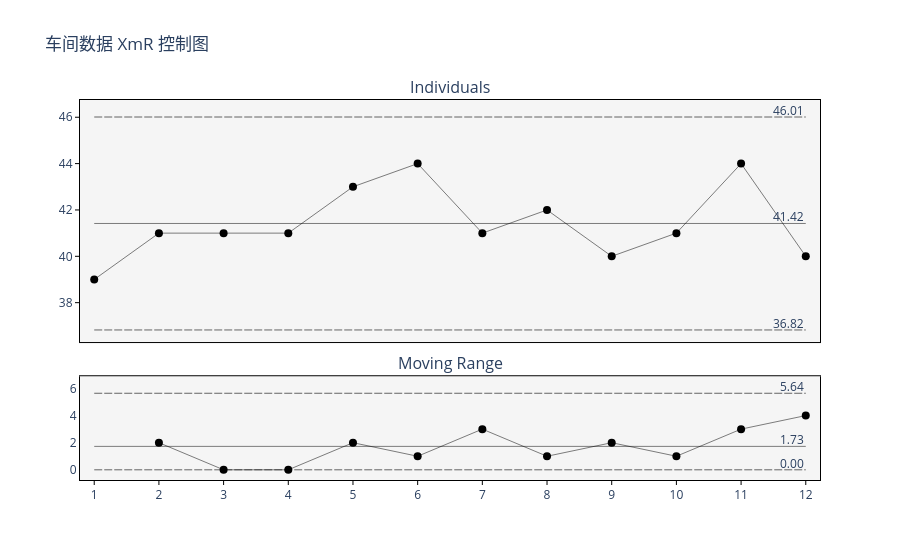

Notebook code cell kept with this figure:
### Code cell
# 3. 绘制 Plotly 交互式图表
fig = plot_control_chart(df, chart_type=ChartType.XMR, title="车间数据 XmR 控制图")

# 4. 直接在 Jupyter 单元格下方渲染展示图表
fig.show()

### Figure 1 — Plotly figure (JSON) as saved in the notebook; plotly's stock layout.template omitted (floating-point values rounded to 4 significant figures)
{"data": [{"customdata": [1, 2, 3, 4, 5, 6, 7, 8, 9, 10, 11, 12], "hovertemplate": "Label: %{customdata}<br>Value: %{y}<br>%{text}<extra></extra>", "line": {"color": "rgba(0, 0, 0, 0.5)", "width": 1}, "marker": {"color": ["black", "black", "black", "black", "black", "black", "black", "black", "black", "black", "black", "black"], "line": {"width": 0}, "size": 8, "symbol": ["circle", "circle", "circle", "circle", "circle", "circle", "circle", "circle", "circle", "circle", "circle", "circle"]}, "mode": "lines+markers", "name": "Value", "text": ["", "", "", "", "", "", "", "", "", "", "", ""], "type": "scatter", "x": [0, 1, 2, 3, 4, 5, 6, 7, 8, 9, 10, 11], "xaxis": "x", "y": [39, 41, 41, 41, 43, 44, 41, 42, 40, 41, 44, 40], "yaxis": "y"}, {"customdata": ["CL", "CL", "CL", "CL", "CL", "CL", "CL", "CL", "CL", "CL", "CL", "CL", "CL", "CL", "CL", "CL", "CL", "CL", "CL", "CL", "CL", "CL", "CL", "CL"], "hovertemplate": "%{customdata}: %{y}<extra></extra>", "legendgroup": "CL", "line": {"color": "rgba(0, 0, 0, 0.5)", "shape": "linear", "width": 1}, "mode": "lines", "name": "CL", "showlegend": true, "type": "scatter", "x": [0, 0.5, 0.5, 1.5, 1.5, 2.5, 2.5, 3.5, 3.5, 4.5, 4.5, 5.5, 5.5, 6.5, 6.5, 7.5, 7.5, 8.5, 8.5, 9.5, 9.5, 10.5, 10.5, 11], "xaxis": "x", "y": [41.42, 41.42, 41.42, 41.42, 41.42, 41.42, 41.42, 41.42, 41.42, 41.42, 41.42, 41.42, 41.42, 41.42, 41.42, 41.42, 41.42, 41.42, 41.42, 41.42, 41.42, 41.42, 41.42, 41.42], "yaxis": "y"}, {"customdata": ["UCL", "UCL", "UCL", "UCL", "UCL", "UCL", "UCL", "UCL", "UCL", "UCL", "UCL", "UCL", "UCL", "UCL", "UCL", "UCL", "UCL", "UCL", "UCL", "UCL", "UCL", "UCL", "UCL", "UCL"], "hovertemplate": "%{customdata}: %{y}<extra></extra>", "legendgroup": "UCL", "line": {"color": "rgba(0, 0, 0, 0.6)", "dash": "8px 2px", "shape": "linear", "width": 1}, "mode": "lines", "name": "UCL", "showlegend": true, "type": "scatter", "x": [0, 0.5, 0.5, 1.5, 1.5, 2.5, 2.5, 3.5, 3.5, 4.5, 4.5, 5.5, 5.5, 6.5, 6.5, 7.5, 7.5, 8.5, 8.5, 9.5, 9.5, 10.5, 10.5, 11], "xaxis": "x", "y": [46.01, 46.01, 46.01, 46.01, 46.01, 46.01, 46.01, 46.01, 46.01, 46.01, 46.01, 46.01, 46.01, 46.01, 46.01, 46.01, 46.01, 46.01, 46.01, 46.01, 46.01, 46.01, 46.01, 46.01], "yaxis": "y"}, {"customdata": ["LCL", "LCL", "LCL", "LCL", "LCL", "LCL", "LCL", "LCL", "LCL", "LCL", "LCL", "LCL", "LCL", "LCL", "LCL", "LCL", "LCL", "LCL", "LCL", "LCL", "LCL", "LCL", "LCL", "LCL"], "hovertemplate": "%{customdata}: %{y}<extra></extra>", "legendgroup": "LCL", "line": {"color": "rgba(0, 0, 0, 0.6)", "dash": "8px 2px", "shape": "linear", "width": 1}, "mode": "lines", "name": "LCL", "showlegend": true, "type": "scatter", "x": [0, 0.5, 0.5, 1.5, 1.5, 2.5, 2.5, 3.5, 3.5, 4.5, 4.5, 5.5, 5.5, 6.5, 6.5, 7.5, 7.5, 8.5, 8.5, 9.5, 9.5, 10.5, 10.5, 11], "xaxis": "x", "y": [36.82, 36.82, 36.82, 36.82, 36.82, 36.82, 36.82, 36.82, 36.82, 36.82, 36.82, 36.82, 36.82, 36.82, 36.82, 36.82, 36.82, 36.82, 36.82, 36.82, 36.82, 36.82, 36.82, 36.82], "yaxis": "y"}, {"customdata": [1, 2, 3, 4, 5, 6, 7, 8, 9, 10, 11, 12], "hovertemplate": "Label: %{customdata}<br>MR: %{y}<br>%{text}<extra></extra>", "line": {"color": "black", "width": 0.5}, "marker": {"color": ["black", "black", "black", "black", "black", "black", "black", "black", "black", "black", "black", "black"], "line": {"width": 0}, "size": 8, "symbol": ["circle", "circle", "circle", "circle", "circle", "circle", "circle", "circle", "circle", "circle", "circle", "circle"]}, "mode": "lines+markers", "name": "MR", "text": ["", "", "", "", "", "", "", "", "", "", "", ""], "type": "scatter", "x": [0, 1, 2, 3, 4, 5, 6, 7, 8, 9, 10, 11], "xaxis": "x2", "y": [null, 2, 0, 0, 2, 1, 3, 1, 2, 1, 3, 4], "yaxis": "y2"}, {"customdata": ["MR UCL", "MR UCL", "MR UCL", "MR UCL", "MR UCL", "MR UCL", "MR UCL", "MR UCL", "MR UCL", "MR UCL", "MR UCL", "MR UCL", "MR UCL", "MR UCL", "MR UCL", "MR UCL", "MR UCL", "MR UCL", "MR UCL", "MR UCL", "MR UCL", "MR UCL", "MR UCL", "MR UCL"], "hovertemplate": "%{customdata}: %{y}<extra></extra>", "legendgroup": "MR UCL", "line": {"color": "rgba(0, 0, 0, 0.6)", "dash": "8px 2px", "shape": "linear", "width": 1}, "mode": "lines", "name": "MR UCL", "showlegend": true, "type": "scatter", "x": [0, 0.5, 0.5, 1.5, 1.5, 2.5, 2.5, 3.5, 3.5, 4.5, 4.5, 5.5, 5.5, 6.5, 6.5, 7.5, 7.5, 8.5, 8.5, 9.5, 9.5, 10.5, 10.5, 11], "xaxis": "x2", "y": [5.645, 5.645, 5.645, 5.645, 5.645, 5.645, 5.645, 5.645, 5.645, 5.645, 5.645, 5.645, 5.645, 5.645, 5.645, 5.645, 5.645, 5.645, 5.645, 5.645, 5.645, 5.645, 5.645, 5.645], "yaxis": "y2"}, {"customdata": ["MR CL", "MR CL", "MR CL", "MR CL", "MR CL", "MR CL", "MR CL", "MR CL", "MR CL", "MR CL", "MR CL", "MR CL", "MR CL", "MR CL", "MR CL", "MR CL", "MR CL", "MR CL", "MR CL", "MR CL", "MR CL", "MR CL", "MR CL", "MR CL"], "hovertemplate": "%{customdata}: %{y}<extra></extra>", "legendgroup": "MR CL", "line": {"color": "rgba(0, 0, 0, 0.5)", "shape": "linear", "width": 1}, "mode": "lines", "name": "MR CL", "showlegend": true, "type": "scatter", "x": [0, 0.5, 0.5, 1.5, 1.5, 2.5, 2.5, 3.5, 3.5, 4.5, 4.5, 5.5, 5.5, 6.5, 6.5, 7.5, 7.5, 8.5, 8.5, 9.5, 9.5, 10.5, 10.5, 11], "xaxis": "x2", "y": [1.727, 1.727, 1.727, 1.727, 1.727, 1.727, 1.727, 1.727, 1.727, 1.727, 1.727, 1.727, 1.727, 1.727, 1.727, 1.727, 1.727, 1.727, 1.727, 1.727, 1.727, 1.727, 1.727, 1.727], "yaxis": "y2"}, {"customdata": ["MR LCL", "MR LCL", "MR LCL", "MR LCL", "MR LCL", "MR LCL", "MR LCL", "MR LCL", "MR LCL", "MR LCL", "MR LCL", "MR LCL", "MR LCL", "MR LCL", "MR LCL", "MR LCL", "MR LCL", "MR LCL", "MR LCL", "MR LCL", "MR LCL", "MR LCL", "MR LCL", "MR LCL"], "hovertemplate": "%{customdata}: %{y}<extra></extra>", "legendgroup": "MR LCL", "line": {"color": "rgba(0, 0, 0, 0.6)", "dash": "8px 2px", "shape": "linear", "width": 1}, "mode": "lines", "name": "MR LCL", "showlegend": true, "type": "scatter", "x": [0, 0.5, 0.5, 1.5, 1.5, 2.5, 2.5, 3.5, 3.5, 4.5, 4.5, 5.5, 5.5, 6.5, 6.5, 7.5, 7.5, 8.5, 8.5, 9.5, 9.5, 10.5, 10.5, 11], "xaxis": "x2", "y": [0, 0, 0, 0, 0, 0, 0, 0, 0, 0, 0, 0, 0, 0, 0, 0, 0, 0, 0, 0, 0, 0, 0, 0], "yaxis": "y2"}], "layout": {"annotations": [{"font": {"size": 16}, "showarrow": false, "text": "Individuals", "x": 0.5, "xanchor": "center", "xref": "paper", "y": 1, "yanchor": "bottom", "yref": "paper"}, {"font": {"size": 16}, "showarrow": false, "text": "Moving Range", "x": 0.5, "xanchor": "center", "xref": "paper", "y": 0.273, "yanchor": "bottom", "yref": "paper"}, {"showarrow": false, "text": "41.42", "x": 11, "xanchor": "right", "xref": "x", "y": 41.42, "yanchor": "bottom", "yref": "y", "yshift": -4}, {"showarrow": false, "text": "46.01", "x": 11, "xanchor": "right", "xref": "x", "y": 46.01, "yanchor": "bottom", "yref": "y", "yshift": -4}, {"showarrow": false, "text": "36.82", "x": 11, "xanchor": "right", "xref": "x", "y": 36.82, "yanchor": "bottom", "yref": "y", "yshift": -4}, {"showarrow": false, "text": "5.64", "x": 11, "xanchor": "right", "xref": "x2", "y": 5.645, "yanchor": "bottom", "yref": "y2", "yshift": -4}, {"showarrow": false, "text": "1.73", "x": 11, "xanchor": "right", "xref": "x2", "y": 1.727, "yanchor": "bottom", "yref": "y2", "yshift": -4}, {"showarrow": false, "text": "0.00", "x": 11, "xanchor": "right", "xref": "x2", "y": 0, "yanchor": "bottom", "yref": "y2", "yshift": -4}], "paper_bgcolor": "white", "plot_bgcolor": "#f5f5f5", "showlegend": false, "title": {"text": "车间数据 XmR 控制图"}, "xaxis": {"anchor": "y", "domain": [0, 1], "linecolor": "black", "linewidth": 1, "matches": "x2", "mirror": true, "range": [-0.22, 11.22], "showgrid": false, "showline": true, "showticklabels": false, "tickcolor": "black", "ticklen": 0, "tickmode": "array", "ticks": "outside", "ticktext": [1, 2, 3, 4, 5, 6, 7, 8, 9, 10, 11, 12], "tickvals": [0, 1, 2, 3, 4, 5, 6, 7, 8, 9, 10, 11], "zeroline": false}, "xaxis2": {"anchor": "y2", "domain": [0, 1], "linecolor": "black", "linewidth": 1, "mirror": true, "range": [-0.22, 11.22], "showgrid": false, "showline": true, "showticklabels": true, "tickcolor": "black", "ticklen": 4, "tickmode": "array", "ticks": "outside", "ticktext": [1, 2, 3, 4, 5, 6, 7, 8, 9, 10, 11, 12], "tickvals": [0, 1, 2, 3, 4, 5, 6, 7, 8, 9, 10, 11], "zeroline": false}, "yaxis": {"anchor": "x", "domain": [0.363, 1], "linecolor": "black", "linewidth": 1, "mirror": true, "showgrid": false, "showline": true, "tickcolor": "black", "ticklen": 4, "ticks": "outside", "zeroline": false}, "yaxis2": {"anchor": "x2", "domain": [0, 0.273], "linecolor": "black", "linewidth": 1, "mirror": true, "showgrid": false, "showline": true, "tickcolor": "black", "ticklen": 0, "ticks": "outside", "zeroline": false}}}
